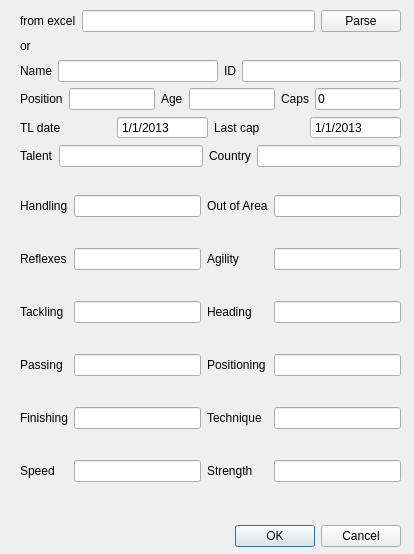
<?xml version="1.0" encoding="UTF-8"?>
<ui version="4.0">
 <class>addPlayerDialog</class>
 <widget class="QDialog" name="addPlayerDialog">
  <property name="geometry">
   <rect>
    <x>0</x>
    <y>0</y>
    <width>414</width>
    <height>554</height>
   </rect>
  </property>
  <property name="windowTitle">
   <string>Dialog</string>
  </property>
  <widget class="QDialogButtonBox" name="buttonBox">
   <property name="geometry">
    <rect>
     <x>20</x>
     <y>520</y>
     <width>381</width>
     <height>32</height>
    </rect>
   </property>
   <property name="orientation">
    <enum>Qt::Horizontal</enum>
   </property>
   <property name="standardButtons">
    <set>QDialogButtonBox::Cancel|QDialogButtonBox::Ok</set>
   </property>
  </widget>
  <widget class="QWidget" name="gridLayoutWidget">
   <property name="geometry">
    <rect>
     <x>20</x>
     <y>170</y>
     <width>381</width>
     <height>341</height>
    </rect>
   </property>
   <layout class="QGridLayout" name="gridLayout">
    <item row="0" column="1">
     <widget class="QLineEdit" name="hanLE">
      <property name="sizePolicy">
       <sizepolicy hsizetype="Expanding" vsizetype="Fixed">
        <horstretch>0</horstretch>
        <verstretch>0</verstretch>
       </sizepolicy>
      </property>
     </widget>
    </item>
    <item row="1" column="1">
     <widget class="QLineEdit" name="refLE">
      <property name="text">
       <string/>
      </property>
     </widget>
    </item>
    <item row="5" column="0">
     <widget class="QLabel" name="label_6">
      <property name="text">
       <string>Speed</string>
      </property>
     </widget>
    </item>
    <item row="3" column="0">
     <widget class="QLabel" name="label_4">
      <property name="text">
       <string>Passing</string>
      </property>
     </widget>
    </item>
    <item row="2" column="2">
     <widget class="QLabel" name="label_9">
      <property name="text">
       <string>Heading</string>
      </property>
     </widget>
    </item>
    <item row="2" column="1">
     <widget class="QLineEdit" name="tacLE"/>
    </item>
    <item row="3" column="1">
     <widget class="QLineEdit" name="pasLE"/>
    </item>
    <item row="1" column="2">
     <widget class="QLabel" name="label_8">
      <property name="text">
       <string>Agility</string>
      </property>
     </widget>
    </item>
    <item row="4" column="0">
     <widget class="QLabel" name="label_5">
      <property name="text">
       <string>Finishing</string>
      </property>
     </widget>
    </item>
    <item row="0" column="0">
     <widget class="QLabel" name="label">
      <property name="sizePolicy">
       <sizepolicy hsizetype="Fixed" vsizetype="Fixed">
        <horstretch>0</horstretch>
        <verstretch>0</verstretch>
       </sizepolicy>
      </property>
      <property name="text">
       <string>Handling</string>
      </property>
     </widget>
    </item>
    <item row="4" column="1">
     <widget class="QLineEdit" name="finLE"/>
    </item>
    <item row="5" column="1">
     <widget class="QLineEdit" name="speLE"/>
    </item>
    <item row="0" column="3">
     <widget class="QLineEdit" name="outLE"/>
    </item>
    <item row="4" column="3">
     <widget class="QLineEdit" name="tecLE"/>
    </item>
    <item row="4" column="2">
     <widget class="QLabel" name="label_11">
      <property name="text">
       <string>Technique</string>
      </property>
     </widget>
    </item>
    <item row="3" column="3">
     <widget class="QLineEdit" name="posLE"/>
    </item>
    <item row="5" column="3">
     <widget class="QLineEdit" name="strLE"/>
    </item>
    <item row="2" column="0">
     <widget class="QLabel" name="label_3">
      <property name="text">
       <string>Tackling</string>
      </property>
     </widget>
    </item>
    <item row="0" column="2">
     <widget class="QLabel" name="label_7">
      <property name="text">
       <string>Out of Area</string>
      </property>
     </widget>
    </item>
    <item row="1" column="0">
     <widget class="QLabel" name="label_2">
      <property name="text">
       <string>Reflexes</string>
      </property>
     </widget>
    </item>
    <item row="1" column="3">
     <widget class="QLineEdit" name="agiLE"/>
    </item>
    <item row="3" column="2">
     <widget class="QLabel" name="label_10">
      <property name="text">
       <string>Positioning</string>
      </property>
     </widget>
    </item>
    <item row="5" column="2">
     <widget class="QLabel" name="label_12">
      <property name="text">
       <string>Strength</string>
      </property>
     </widget>
    </item>
    <item row="2" column="3">
     <widget class="QLineEdit" name="heaLE"/>
    </item>
   </layout>
  </widget>
  <widget class="QWidget" name="verticalLayoutWidget">
   <property name="geometry">
    <rect>
     <x>20</x>
     <y>10</y>
     <width>381</width>
     <height>157</height>
    </rect>
   </property>
   <layout class="QVBoxLayout" name="verticalLayout">
    <item>
     <layout class="QHBoxLayout" name="horizontalLayout_4">
      <item>
       <widget class="QLabel" name="label_20">
        <property name="text">
         <string>from excel</string>
        </property>
       </widget>
      </item>
      <item>
       <widget class="QLineEdit" name="excelLE"/>
      </item>
      <item>
       <widget class="QPushButton" name="parseExcel">
        <property name="text">
         <string>Parse</string>
        </property>
       </widget>
      </item>
     </layout>
    </item>
    <item>
     <widget class="QLabel" name="label_21">
      <property name="text">
       <string>or</string>
      </property>
     </widget>
    </item>
    <item>
     <layout class="QHBoxLayout" name="horizontalLayout">
      <item>
       <widget class="QLabel" name="label_13">
        <property name="text">
         <string>Name</string>
        </property>
       </widget>
      </item>
      <item>
       <widget class="QLineEdit" name="nameLE"/>
      </item>
      <item>
       <widget class="QLabel" name="label_19">
        <property name="text">
         <string>ID</string>
        </property>
       </widget>
      </item>
      <item>
       <widget class="QLineEdit" name="idLE"/>
      </item>
     </layout>
    </item>
    <item>
     <layout class="QHBoxLayout" name="horizontalLayout_2">
      <item>
       <widget class="QLabel" name="label_15">
        <property name="text">
         <string>Position</string>
        </property>
       </widget>
      </item>
      <item>
       <widget class="QLineEdit" name="ageLE"/>
      </item>
      <item>
       <widget class="QLabel" name="label_14">
        <property name="text">
         <string>Age</string>
        </property>
       </widget>
      </item>
      <item>
       <widget class="QLineEdit" name="roleLE"/>
      </item>
      <item>
       <widget class="QLabel" name="label_16">
        <property name="text">
         <string>Caps</string>
        </property>
       </widget>
      </item>
      <item>
       <widget class="QLineEdit" name="capLE">
        <property name="text">
         <string>0</string>
        </property>
       </widget>
      </item>
     </layout>
    </item>
    <item>
     <layout class="QHBoxLayout" name="horizontalLayout_3">
      <item>
       <widget class="QLabel" name="label_22">
        <property name="text">
         <string>TL date</string>
        </property>
       </widget>
      </item>
      <item>
       <widget class="QDateEdit" name="tlDate">
        <property name="buttonSymbols">
         <enum>QAbstractSpinBox::NoButtons</enum>
        </property>
        <property name="date">
         <date>
          <year>2013</year>
          <month>1</month>
          <day>1</day>
         </date>
        </property>
        <property name="currentSection">
         <enum>QDateTimeEdit::DaySection</enum>
        </property>
        <property name="displayFormat">
         <string>d/M/yyyy</string>
        </property>
       </widget>
      </item>
      <item>
       <widget class="QLabel" name="label_18">
        <property name="text">
         <string>Last cap</string>
        </property>
       </widget>
      </item>
      <item>
       <widget class="QDateEdit" name="capDate">
        <property name="buttonSymbols">
         <enum>QAbstractSpinBox::NoButtons</enum>
        </property>
        <property name="date">
         <date>
          <year>2013</year>
          <month>1</month>
          <day>1</day>
         </date>
        </property>
        <property name="currentSection">
         <enum>QDateTimeEdit::MonthSection</enum>
        </property>
        <property name="displayFormat">
         <string>d/M/yyyy</string>
        </property>
       </widget>
      </item>
     </layout>
    </item>
    <item>
     <layout class="QHBoxLayout" name="horizontalLayout_6">
      <item>
       <widget class="QLabel" name="label_17">
        <property name="text">
         <string>Talent</string>
        </property>
       </widget>
      </item>
      <item>
       <widget class="QLineEdit" name="talentLE"/>
      </item>
      <item>
       <widget class="QLabel" name="label_23">
        <property name="text">
         <string>Country</string>
        </property>
       </widget>
      </item>
      <item>
       <widget class="QLineEdit" name="countryLE"/>
      </item>
     </layout>
    </item>
   </layout>
  </widget>
 </widget>
 <resources/>
 <connections>
  <connection>
   <sender>buttonBox</sender>
   <signal>accepted()</signal>
   <receiver>addPlayerDialog</receiver>
   <slot>accept()</slot>
   <hints>
    <hint type="sourcelabel">
     <x>248</x>
     <y>254</y>
    </hint>
    <hint type="destinationlabel">
     <x>157</x>
     <y>274</y>
    </hint>
   </hints>
  </connection>
  <connection>
   <sender>buttonBox</sender>
   <signal>rejected()</signal>
   <receiver>addPlayerDialog</receiver>
   <slot>reject()</slot>
   <hints>
    <hint type="sourcelabel">
     <x>316</x>
     <y>260</y>
    </hint>
    <hint type="destinationlabel">
     <x>286</x>
     <y>274</y>
    </hint>
   </hints>
  </connection>
 </connections>
</ui>
